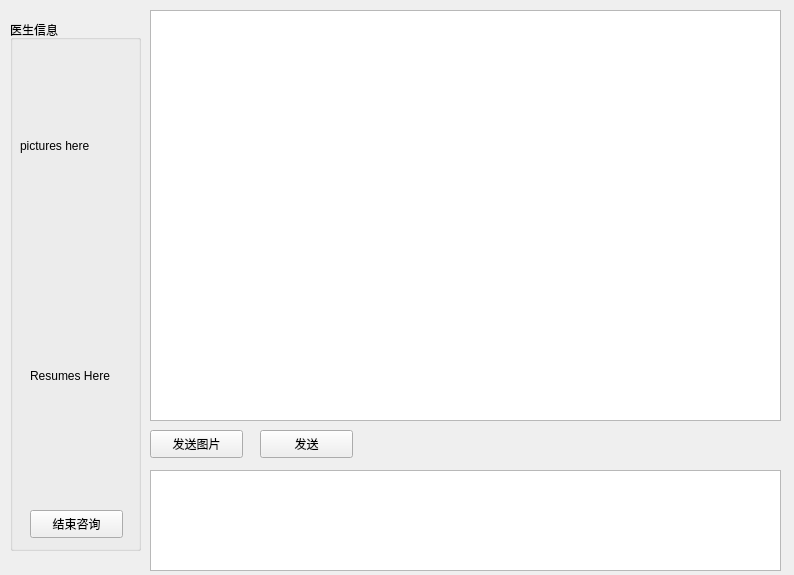
<?xml version="1.0" encoding="UTF-8"?>
<ui version="4.0">
 <class>Form</class>
 <widget class="QWidget" name="Form">
  <property name="geometry">
   <rect>
    <x>0</x>
    <y>0</y>
    <width>794</width>
    <height>575</height>
   </rect>
  </property>
  <property name="windowTitle">
   <string>Form</string>
  </property>
  <widget class="QTextEdit" name="textEdit">
   <property name="geometry">
    <rect>
     <x>150</x>
     <y>10</y>
     <width>631</width>
     <height>411</height>
    </rect>
   </property>
  </widget>
  <widget class="QTextEdit" name="textEdit_2">
   <property name="geometry">
    <rect>
     <x>150</x>
     <y>470</y>
     <width>631</width>
     <height>101</height>
    </rect>
   </property>
   <property name="html">
    <string>&lt;!DOCTYPE HTML PUBLIC &quot;-//W3C//DTD HTML 4.0//EN&quot; &quot;http://www.w3.org/TR/REC-html40/strict.dtd&quot;&gt;
&lt;html&gt;&lt;head&gt;&lt;meta name=&quot;qrichtext&quot; content=&quot;1&quot; /&gt;&lt;style type=&quot;text/css&quot;&gt;
p, li { white-space: pre-wrap; }
&lt;/style&gt;&lt;/head&gt;&lt;body style=&quot; font-family:'SimSun'; font-size:9pt; font-weight:400; font-style:normal;&quot;&gt;
&lt;p style=&quot;-qt-paragraph-type:empty; margin-top:0px; margin-bottom:0px; margin-left:0px; margin-right:0px; -qt-block-indent:0; text-indent:0px;&quot;&gt;&lt;br /&gt;&lt;/p&gt;&lt;/body&gt;&lt;/html&gt;</string>
   </property>
  </widget>
  <widget class="QPushButton" name="pushButton">
   <property name="geometry">
    <rect>
     <x>150</x>
     <y>430</y>
     <width>93</width>
     <height>28</height>
    </rect>
   </property>
   <property name="text">
    <string>发送图片</string>
   </property>
  </widget>
  <widget class="QPushButton" name="pushButton_2">
   <property name="geometry">
    <rect>
     <x>260</x>
     <y>430</y>
     <width>93</width>
     <height>28</height>
    </rect>
   </property>
   <property name="text">
    <string>发送</string>
   </property>
  </widget>
  <widget class="QGroupBox" name="groupBox">
   <property name="geometry">
    <rect>
     <x>10</x>
     <y>20</y>
     <width>131</width>
     <height>531</height>
    </rect>
   </property>
   <property name="title">
    <string>医生信息</string>
   </property>
   <widget class="QLabel" name="label">
    <property name="geometry">
     <rect>
      <x>10</x>
      <y>40</y>
      <width>101</width>
      <height>171</height>
     </rect>
    </property>
    <property name="text">
     <string>pictures here</string>
    </property>
   </widget>
   <widget class="QLabel" name="label_2">
    <property name="geometry">
     <rect>
      <x>20</x>
      <y>260</y>
      <width>81</width>
      <height>191</height>
     </rect>
    </property>
    <property name="text">
     <string>Resumes Here</string>
    </property>
   </widget>
   <widget class="QPushButton" name="pushButton_3">
    <property name="geometry">
     <rect>
      <x>20</x>
      <y>490</y>
      <width>93</width>
      <height>28</height>
     </rect>
    </property>
    <property name="text">
     <string>结束咨询</string>
    </property>
   </widget>
  </widget>
 </widget>
 <resources/>
 <connections/>
</ui>
